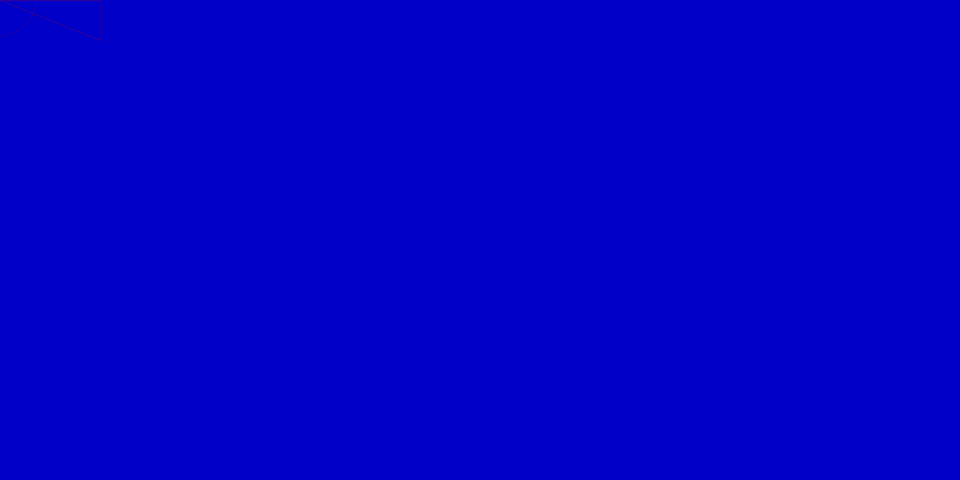
Frame 1 (no input)
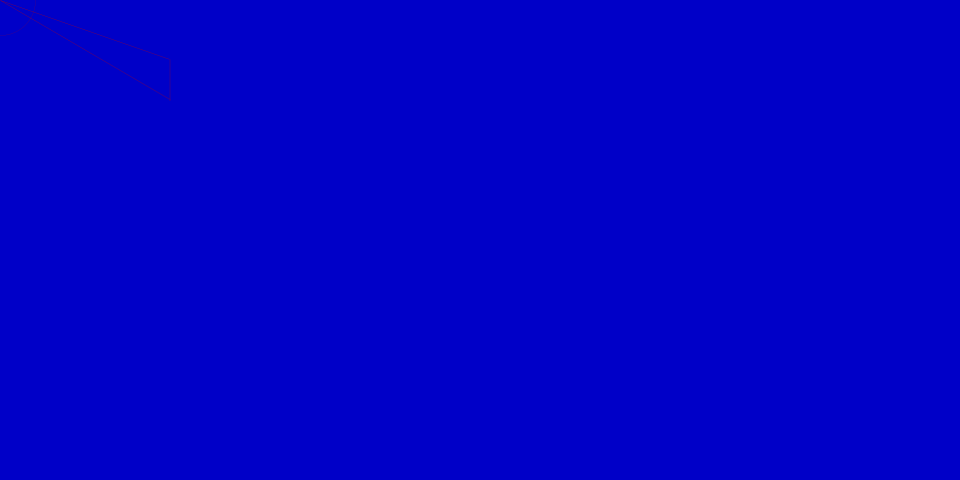
Frame 60 (the mouse pressed at the canvas centre just before this capture)
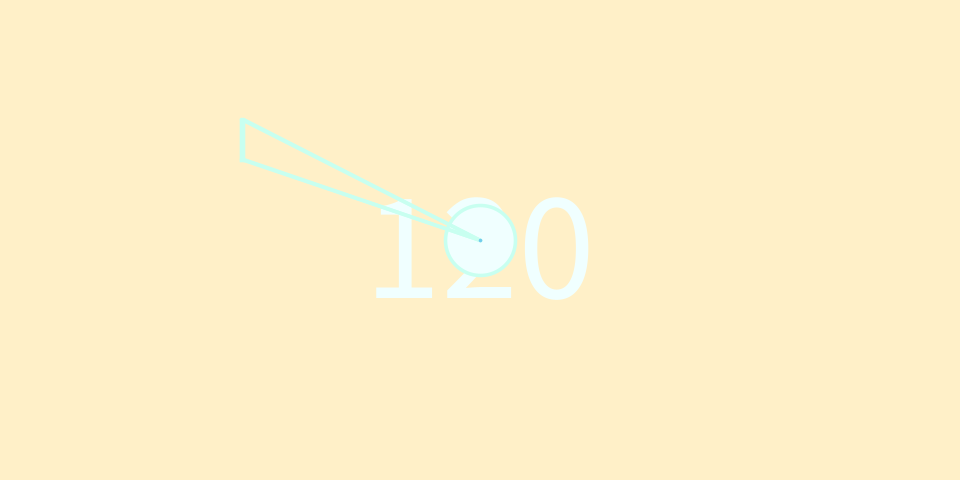
Frame 120 (the mouse held since frame 60 and released just before this capture)

The Processing sketch that drew these frames (run headless with seeded random() and noise(); from frame 60 on, the mouse is pressed at the canvas centre):

// Processing sketch: processing_68732
// ── processing_68732.pde

//HW3 Computing for the Arts with Processing
//Copyright 2012 Tony Zhang

float x,y,wd,ht;

void setup()
{
  size(960,480);
  smooth();
  frameRate(120);
  x=100;
  y=0;
  wd=70;
  ht=40;
  textSize(155);
  noCursor();
}

int value=0;

void draw()
{
//background  
background(mouseX,mouseY,200);

//rectangle
fill(mouseY,mouseX,value,value);
stroke(200,mouseX,mouseY);
strokeWeight(mouseY*.015);
rect(x%width,frameCount%height,frameCount/wd,ht);

//framecounter
textAlign(CENTER);
text(frameCount,width*.5,height*.62);

//mouse tracking
ellipse(mouseX, mouseY, wd, wd);
line(x%width, y%height, pmouseX, pmouseY); 
line((x+(frameCount/wd))%width, (y+ht)%height, pmouseX, pmouseY);
line(x%width, (y+ht)%height, pmouseX, pmouseY);
line((x+(frameCount/wd))%width, y%height, pmouseX, pmouseY);

//movement
y=y+1;
x=x+random(-1,3);

//pen
stroke(random(0,255),random(0,255),random(0,255));
line(mouseX,mouseY,pmouseX,pmouseY);
}

void mousePressed() {
  if(value == 0) {
    value = 255;
  } else {
    value = 0;
  }
}

void mouseReleased() {
  if(value == 0) {
    value = 255;
  } else {
    value = 0;
  }
}

void mouseDragged() 
{
  value = value + 5;
  if (value > 255) {
    value = 0;
  }
}
